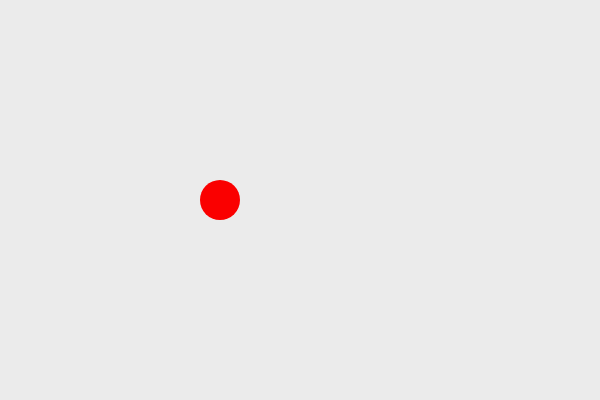
Frame 1 (no input)
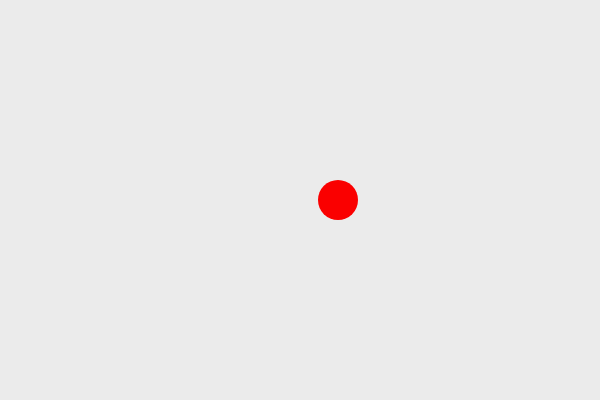
Frame 60 (no input)
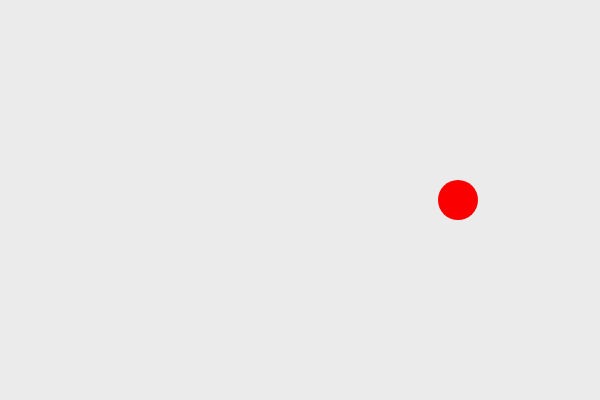
Frame 120 (the mouse pressed at the canvas centre since frame 60)

The p5.js sketch that drew these frames (run headless with seeded random() and noise() and a simulated clock; from frame 60 on, the mouse is pressed at the canvas centre):

// p5.js sketch
// ── sketch.js
let x = 220;
let xspd = 2;
let radius = 20;

function setup() {
  createCanvas(600, 400);
  noStroke();
  fill(250, 0, 0);
}

function draw() {
  background(235);

  if (x >= width - radius || x <= radius) {
    xspd = xspd * -1;
  }

  circle(x, 200, radius * 2);
  
  x = x + xspd;
}
